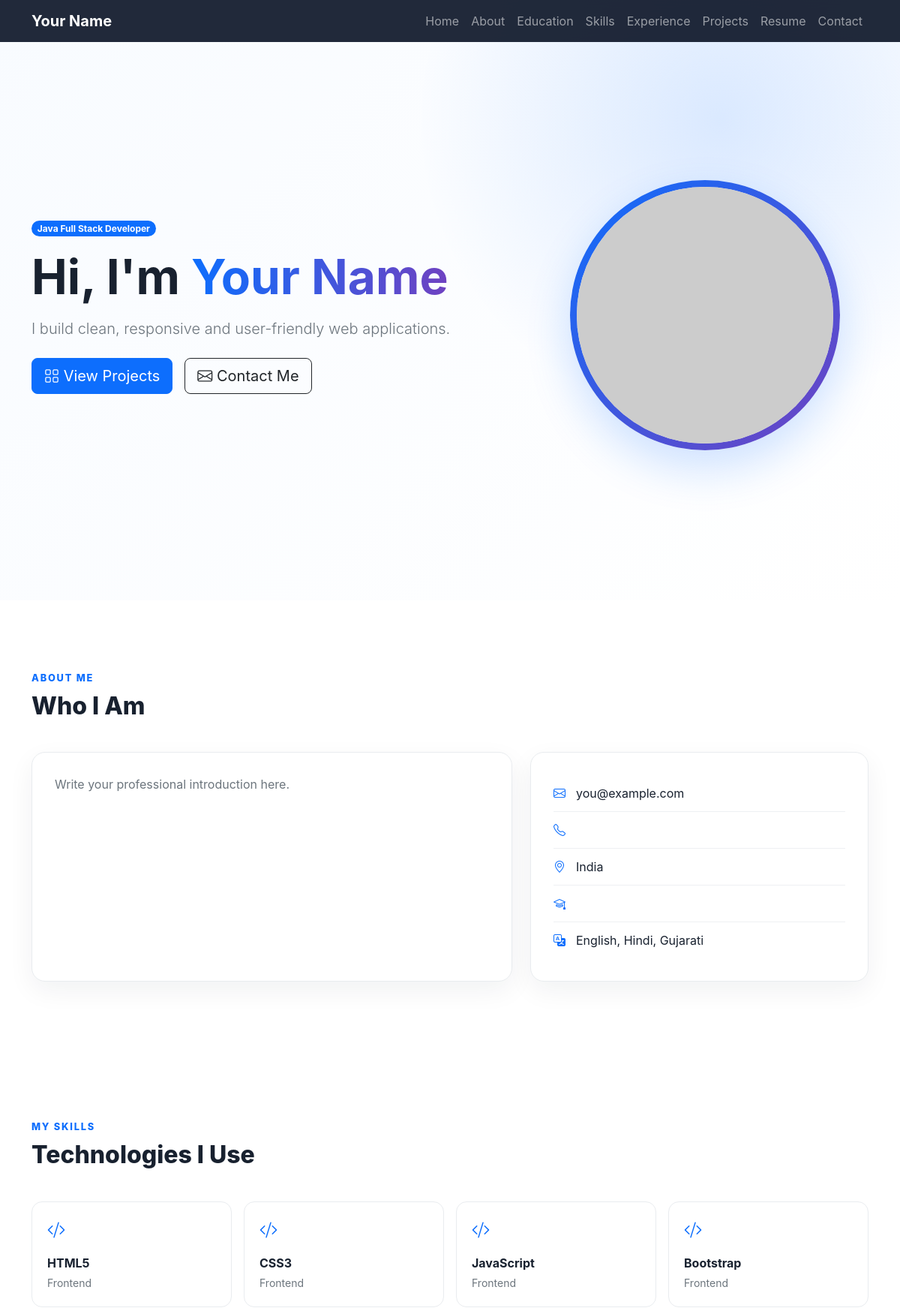
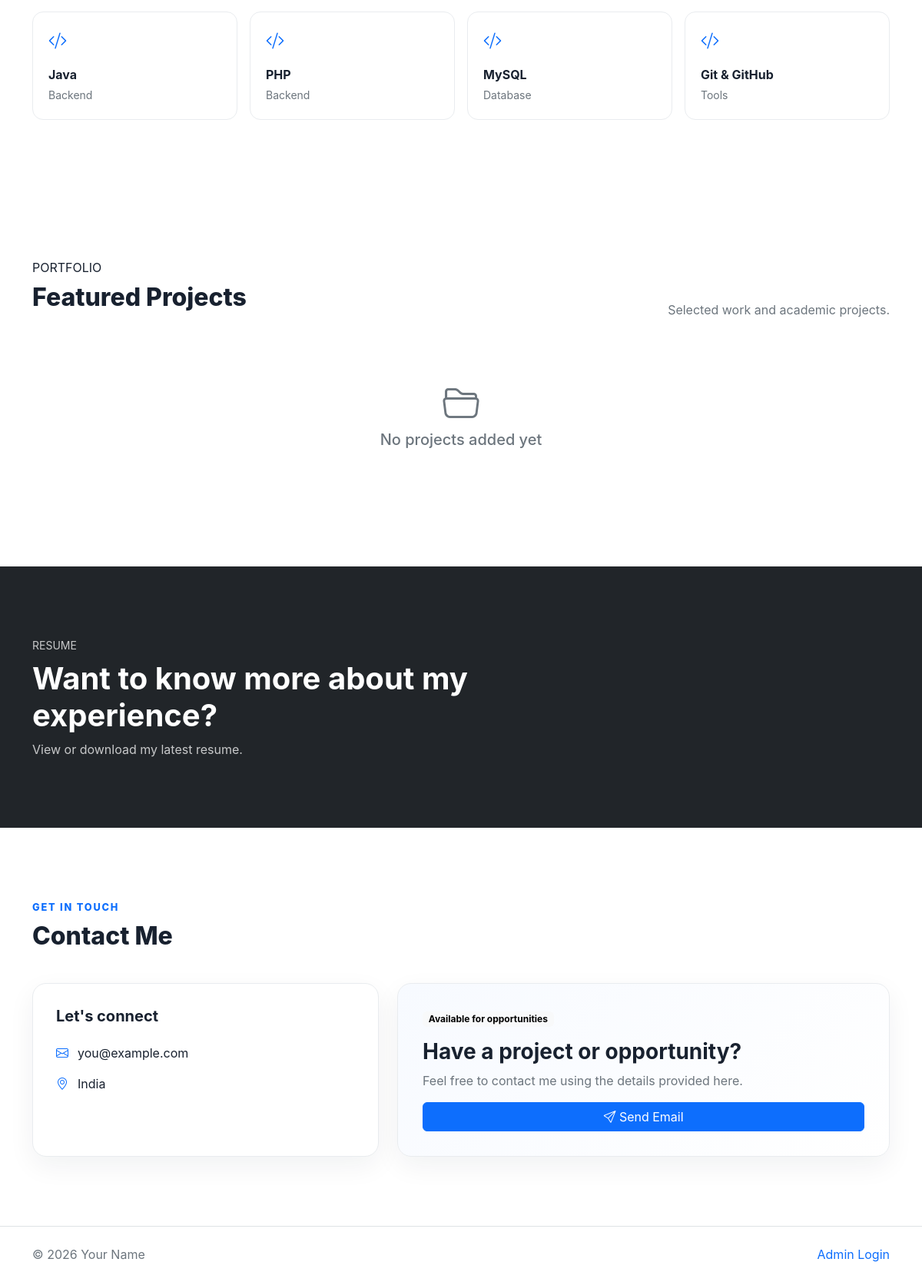
The page / on the database its author committed (2 pictures, top to bottom).
### tables this page shows
CREATE TABLE personal (
 id TINYINT UNSIGNED PRIMARY KEY,
 name VARCHAR(150) NOT NULL,
 role VARCHAR(150) DEFAULT '',
 tagline VARCHAR(255) DEFAULT '',
 about TEXT,
 email VARCHAR(190) DEFAULT '',
 phone VARCHAR(50) DEFAULT '',
 location VARCHAR(150) DEFAULT '',
 education_summary VARCHAR(255) DEFAULT '',
 languages VARCHAR(255) DEFAULT '',
 profile_photo VARCHAR(255) DEFAULT '',
 github VARCHAR(255) DEFAULT '',
 linkedin VARCHAR(255) DEFAULT '',
 instagram VARCHAR(255) DEFAULT '',
 facebook VARCHAR(255) DEFAULT '',
 twitter VARCHAR(255) DEFAULT '',
 canva_url VARCHAR(255) DEFAULT '',
 updated_at TIMESTAMP DEFAULT CURRENT_TIMESTAMP ON UPDATE CURRENT_TIMESTAMP
);

CREATE TABLE skills (
 id INT UNSIGNED AUTO_INCREMENT PRIMARY KEY,
 name VARCHAR(100) NOT NULL,
 category VARCHAR(100) DEFAULT '',
 sort_order INT DEFAULT 0
);

### includes/functions.php (called while the page is built, shortened)
<?php
function e(?string $value): string
{
    return htmlspecialchars((string)$value, ENT_QUOTES, 'UTF-8');
}

### index.php (the view, shortened to what this page needs)
<?php
require_once __DIR__ . '/includes/db.php';
require_once __DIR__ . '/includes/functions.php';
$personal = $db->query("SELECT * FROM personal WHERE id=1")->fetch_assoc();
$skills = $db->query("SELECT * FROM skills ORDER BY sort_order,id")->fetch_all(MYSQLI_ASSOC);
$projects = $db->query("SELECT * FROM projects ORDER BY id DESC")->fetch_all(MYSQLI_ASSOC);
require __DIR__ . '/includes/header.php';
$photo = $personal['profile_photo'] ?: 'https://placehold.co/600x600/e9ecef/6c757d?text=Profile';
?>
<nav class="navbar navbar-expand-lg navbar-dark fixed-top glass-nav">
    <div class="container"><a class="navbar-brand fw-bold" href="#home"><?= e($personal['name'] ?: 'My Portfolio') ?></a>
        <div class="collapse navbar-collapse" id="mainNav">
            <ul class="navbar-nav ms-auto align-items-lg-center">
                <li class="nav-item"><a class="nav-link" href="#home">Home</a></li>
                <li class="nav-item"><a class="nav-link" href="#about">About</a></li>
                <li class="nav-item"><a class="nav-link" href="#education">Education</a></li>
                <li class="nav-item"><a class="nav-link" href="#skills">Skills</a></li>
                <li class="nav-item"><a class="nav-link" href="#experience">Experience</a></li>
                <li class="nav-item"><a class="nav-link" href="#projects">Projects</a></li>
                <li class="nav-item"><a class="nav-link" href="#resume">Resume</a></li>
                <li class="nav-item"><a class="nav-link" href="#contact">Contact</a></li>
            </ul>
        </div>
    </div>
</nav>
<main>
    <section id="home" class="hero-section">
        <div class="container">
            <div class="row align-items-center g-5">
                <div class="col-lg-7 order-2 order-lg-1"><span class="badge rounded-pill text-bg-primary mb-3"><?= e($personal['role']) ?></span>
                    <h1 class="display-3 fw-bold mb-3">Hi, I'm <span class="gradient-text"><?= e($personal['name']) ?></span></h1>
                    <p class="lead text-secondary mb-4"><?= e($personal['tagline']) ?></p>
                    <div class="d-flex flex-wrap gap-3"><a href="#projects" class="btn btn-primary btn-lg"><i class="bi bi-grid"></i> View Projects</a><a href="#contact" class="btn btn-outline-dark btn-lg"><i class="bi bi-envelope"></i> Contact Me</a></div>
                </div>
                <div class="col-lg-5 text-center order-1 order-lg-2">
                    <div class="hero-photo-wrap"><img class="hero-photo" src="<?= e($photo) ?>" alt="Profile photo"></div>
                </div>
            </div>
        </div>
    </section>
    <section id="about" class="section-padding">
        <div class="container">
            <div class="section-heading"><span>ABOUT ME</span>
                <h2>Who I Am</h2>
            </div>
            <div class="row g-4">
                <div class="col-lg-7">
                    <div class="info-card h-100">
                        <p class="text-secondary mb-0"><?= nl2br(e($personal['about'])) ?></p>
                    </div>
                </div>
                <div class="col-lg-5">
                    <div class="info-card h-100">
                        <div class="detail-list">
                            <div><i class="bi bi-envelope text-primary"></i><span><?= e($personal['email']) ?></span></div>
                            <div><i class="bi bi-telephone text-primary"></i><span><?= e($personal['phone']) ?></span></div>
                            <div><i class="bi bi-geo-alt text-primary"></i><span><?= e($personal['location']) ?></span></div>
                            <div><i class="bi bi-mortarboard text-primary"></i><span><?= e($personal['education_summary']) ?></span></div>
                            <div><i class="bi bi-translate text-primary"></i><span><?= e($personal['languages']) ?></span></div>
                        </div>
                    </div>
                </div>
            </div>
        </div>
    </section>
    <section id="skills" class="section-padding">
        <div class="container">
            <div class="section-heading"><span>MY SKILLS</span>
                <h2>Technologies I Use</h2>
            </div>
            <div class="row g-3"><?php foreach ($skills as $s): ?><div class="col-6 col-md-4 col-lg-3">
                        <div class="skill-card h-100"><i class="bi bi-code-slash text-primary fs-4"></i>
                            <h6 class="fw-bold mt-3 mb-1"><?= e($s['name']) ?></h6><small class="text-secondary"><?= e($s['category']) ?></small>
                        </div>
                    </div><?php endforeach; ?></div>
        </div>
    </section>
    <section id="projects" class="section-padding">
        <div class="container">
            <div class="section-heading d-flex flex-column flex-md-row justify-content-between align-items-md-end">
                <div><span>PORTFOLIO</span>
                    <h2>Featured Projects</h2>
                </div>
                <p class="text-secondary mb-0">Selected work and academic projects.</p>
            </div>
            <?php if (!$projects): ?><div class="empty-state"><i class="bi bi-folder2-open"></i>
                    <h5>No projects added yet</h5>
                </div><?php endif; ?>
        </div>
    </section>
    <section id="resume" class="section-padding bg-dark text-white">
        <div class="container">
            <div class="row align-items-center g-4">
                <div class="col-lg-8"><span class="small text-uppercase opacity-75">Resume</span>
                    <h2 class="display-6 fw-bold mt-2">Want to know more about my experience?</h2>
                    <p class="opacity-75 mb-0">View or download my latest resume.</p>
                </div>
            </div>
        </div>
    </section>
    <section id="contact" class="section-padding">
        <div class="container">
            <div class="section-heading"><span>GET IN TOUCH</span>
                <h2>Contact Me</h2>
            </div>
            <div class="row g-4">
                <div class="col-lg-5">
                    <div class="info-card h-100">
                        <h5 class="fw-bold mb-4">Let's connect</h5>
                        <div class="contact-list"><?php if ($personal['email']): ?><a href="mailto:<?= e($personal['email']) ?>"><i class="bi bi-envelope text-primary"></i><?= e($personal['email']) ?></a><?php endif; ?><?php if ($personal['location']): ?><div><i class="bi bi-geo-alt text-primary"></i><?= e($personal['location']) ?></div><?php endif; ?></div>
                    </div>
                </div>
                <div class="col-lg-7">
                    <div class="contact-cta h-100">
                        <div><span class="badge text-bg-light mb-3">Available for opportunities</span>
                            <h3 class="fw-bold">Have a project or opportunity?</h3>
                            <p class="text-secondary">Feel free to contact me using the details provided here.</p>
                        </div><?php if ($personal['email']): ?><a href="mailto:<?= e($personal['email']) ?>" class="btn btn-primary"><i class="bi bi-send"></i> Send Email</a><?php endif; ?>
                    </div>
                </div>
            </div>
        </div>
    </section>
</main>
<footer class="py-4 border-top">
    <div class="container d-flex flex-column flex-md-row justify-content-between gap-2"><span class="text-secondary">© <?= date('Y') ?> <?= e($personal['name']) ?></span><a href="admin/login.php" class="text-decoration-none">Admin Login</a></div>
</footer>
<?php require __DIR__ . '/includes/footer.php'; ?>

### includes/header.php (shortened to what this page needs)
<?php require_once __DIR__ . '/functions.php'; ?>
<!doctype html>
<html lang="en">
<head>
    <link href="https://cdn.jsdelivr.net/npm/bootstrap@5.3.8/dist/css/bootstrap.min.css" rel="stylesheet">
    <link href="https://cdn.jsdelivr.net/npm/bootstrap-icons@1.13.1/font/bootstrap-icons.min.css" rel="stylesheet">
    <link rel="stylesheet" href="assets/css/style.css">
</head>
<body>

### includes/footer.php (shortened to what this page needs)
</body>
</html>

### assets/css/style.css (style rules this page uses)
html { scroll-behavior: smooth; }
body { font-family: Inter, system-ui, -apple-system, BlinkMacSystemFont, "Segoe UI", sans-serif; color: #18212f; }
section { scroll-margin-top: 78px; }
.glass-nav { background: rgba(15, 23, 42, 0.92); backdrop-filter: blur(14px); }
.hero-section { min-height: 100vh; display: flex; align-items: center; padding: 110px 0 70px; background: radial-gradient( circle at 80% 20%, rgba(13, 110, 253, 0.14), transparent 35% ), linear-gradient(135deg, #f8fbff, #fff); }
.hero-photo-wrap { width: min(360px, 80vw); height: min(360px, 80vw); margin: auto; padding: 9px; border-radius: 50%; background: linear-gradient(135deg, #0d6efd, #6f42c1); box-shadow: 0 25px 60px rgba(13, 110, 253, 0.2); }
.hero-photo { width: 100%; height: 100%; object-fit: cover; border-radius: 50%; background: #e9ecef; }
.gradient-text { background: linear-gradient(90deg, #0d6efd, #6f42c1); -webkit-background-clip: text; background-clip: text; color: transparent; }
.section-padding { padding: 90px 0; }
.section-heading { margin-bottom: 42px; }
.section-heading > span { color: #0d6efd; font-size: 0.8rem; font-weight: 800; letter-spacing: 0.14em; }
.section-heading h2 { font-weight: 800; margin-top: 8px; }
.info-card, .contact-cta, .admin-card { border: 1px solid #e9ecef; border-radius: 18px; background: #fff; box-shadow: 0 12px 35px rgba(20, 30, 50, 0.06); }
.info-card { padding: 30px; }
.detail-list > div { display: flex; gap: 14px; padding: 12px 0; border-bottom: 1px solid #eef0f3; }
.detail-list > div:last-child { border-bottom: 0; }
.skill-card { padding: 20px; border: 1px solid #e9ecef; border-radius: 14px; background: #fff; transition: 0.25s; }
.empty-state { text-align: center; padding: 55px 20px; color: #6c757d; }
.empty-state i { font-size: 3rem; }
.contact-cta { padding: 32px; display: flex; flex-direction: column; justify-content: space-between; background: linear-gradient(135deg, #f7faff, #fff); }
.contact-list > a, .contact-list > div { display: flex; align-items: center; gap: 12px; margin-bottom: 16px; color: inherit; text-decoration: none; }

### rows shown on the page
personal: name "Your Name", role "Java Full Stack Developer", tagline "I build clean, responsive and user-friendly web applications.", about "Write your professional introduction here.", email "you@example.com", location "India", languages "English, Hindi, Gujarati"
skills: name "HTML5", category "Frontend"
skills: name "CSS3", category "Frontend"
skills: name "JavaScript", category "Frontend"
skills: name "Bootstrap", category "Frontend"
skills: name "Java", category "Backend"
skills: name "PHP", category "Backend"
skills: name "MySQL", category "Database"
skills: name "Git & GitHub", category "Tools"
